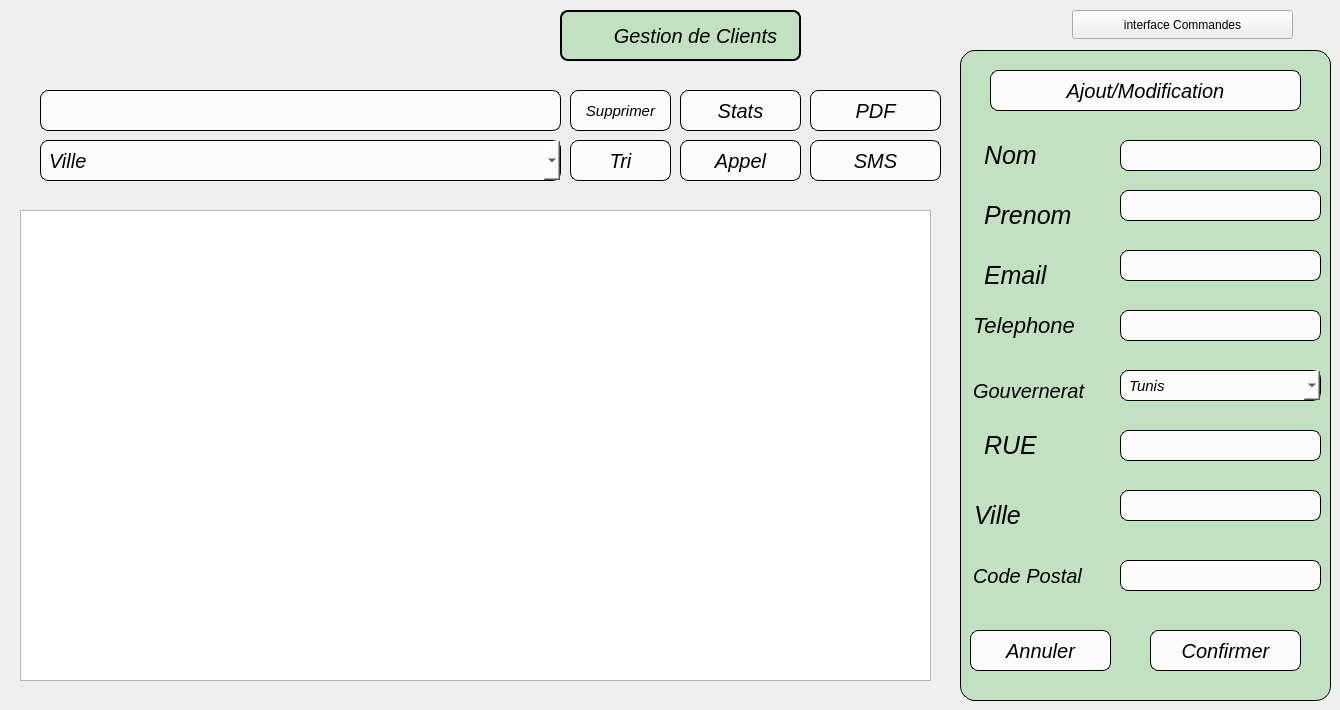
    <widget class="QWidget" name="pageclients">
     <widget class="QPushButton" name="pushButton_SMS">
      <property name="geometry">
       <rect>
        <x>810</x>
        <y>140</y>
        <width>131</width>
        <height>41</height>
       </rect>
      </property>
      <property name="styleSheet">
       <string notr="true">
    background-color: #FCFCFC;   /* Fond rose pastel */
    border: 1px solid black;    /* Contour noir */
    border-radius: 8px;         /* Coins légèrement arrondis */
    color: black;               /* Couleur du texte */
    font-size: 20px;            /* Taille du texte */
    font-family: &quot;Calibri&quot;;  /* Police artistique */
    font-style: italic;         /* Optionnel : style italique */
    padding: 8px;               /* Espacement interne */
</string>
      </property>
      <property name="text">
       <string>SMS</string>
      </property>
     </widget>
     <widget class="QPushButton" name="pushButton_Appel">
      <property name="geometry">
       <rect>
        <x>680</x>
        <y>140</y>
        <width>121</width>
        <height>41</height>
       </rect>
      </property>
      <property name="styleSheet">
       <string notr="true">
    background-color: #FCFCFC;   /* Fond rose pastel */
    border: 1px solid black;    /* Contour noir */
    border-radius: 8px;         /* Coins légèrement arrondis */
    color: black;               /* Couleur du texte */
    font-size: 20px;            /* Taille du texte */
    font-family:&quot;Calibri&quot;;  /* Police artistique */
    font-style: italic;         /* Optionnel : style italique */
    padding: 8px;               /* Espacement interne */
</string>
      </property>
      <property name="text">
       <string>Appel</string>
      </property>
     </widget>
     <widget class="QPushButton" name="pushButtonStat">
      <property name="geometry">
       <rect>
        <x>680</x>
        <y>90</y>
        <width>121</width>
        <height>41</height>
       </rect>
      </property>
      <property name="styleSheet">
       <string notr="true">
    background-color: #FCFCFC;   /* Fond rose pastel */
    border: 1px solid black;    /* Contour noir */
    border-radius: 8px;         /* Coins légèrement arrondis */
    color: black;               /* Couleur du texte */
    font-size: 20px;            /* Taille du texte */
    font-family: &quot;Calibri&quot;; 
    font-style: italic;         /* Optionnel : style italique */
    padding: 8px;               /* Espacement interne */
</string>
      </property>
      <property name="text">
       <string>Stats</string>
      </property>
     </widget>
     <widget class="QPushButton" name="tri">
      <property name="geometry">
       <rect>
        <x>570</x>
        <y>140</y>
        <width>101</width>
        <height>41</height>
       </rect>
      </property>
      <property name="styleSheet">
       <string notr="true">
    background-color: #FCFCFC;   /* Fond rose pastel */
    border: 1px solid black;    /* Contour noir */
    border-radius: 8px;         /* Coins légèrement arrondis */
    color: black;               /* Couleur du texte */
    font-size: 20px;            /* Taille du texte */
    font-family: &quot;Calibri&quot;;  /* Police artistique */
    font-style: italic;         /* Optionnel : style italique */
    padding: 8px;               /* Espacement interne */
</string>
      </property>
      <property name="text">
       <string>Tri</string>
      </property>
     </widget>
     <widget class="QPushButton" name="Supprimer">
      <property name="geometry">
       <rect>
        <x>570</x>
        <y>90</y>
        <width>101</width>
        <height>41</height>
       </rect>
      </property>
      <property name="styleSheet">
       <string notr="true">
    background-color: #FCFCFC;   /* Fond rose pastel */
    border: 1px solid black;    /* Contour noir */
    border-radius: 8px;         /* Coins légèrement arrondis */
    color: black;               /* Couleur du texte */
    font-size: 15px;            /* Taille du texte */
    font-family: &quot;Calibri&quot;;  /* Police artistique */
    font-style: italic;         /* Optionnel : style italique */
    padding: 8px;               /* Espacement interne */
</string>
      </property>
      <property name="text">
       <string>Supprimer</string>
      </property>
     </widget>
     <widget class="QPushButton" name="Annuler">
      <property name="geometry">
       <rect>
        <x>970</x>
        <y>630</y>
        <width>141</width>
        <height>41</height>
       </rect>
      </property>
      <property name="styleSheet">
       <string notr="true">
    background-color: #FCFCFC;   /* Fond rose pastel */
    border: 1px solid black;    /* Contour noir */
    border-radius: 8px;         /* Coins légèrement arrondis */
    color: black;               /* Couleur du texte */
    font-size: 20px;            /* Taille du texte */
    font-family: &quot;Calibri&quot;;  /* Police artistique */
    font-style: italic;         /* Optionnel : style italique */
    padding: 8px;               /* Espacement interne */
</string>
      </property>
      <property name="text">
       <string>Annuler</string>
      </property>
     </widget>
     <widget class="QLabel" name="label_5">
      <property name="geometry">
       <rect>
        <x>560</x>
        <y>10</y>
        <width>241</width>
        <height>51</height>
       </rect>
      </property>
      <property name="styleSheet">
       <string notr="true">QLabel {
background-color: rgb(193, 225, 193);
    border: 2px solid black;    /* Contour noir */
    border-radius: 8px;         /* Coins légèrement arrondis */
    color: black;               /* Couleur du texte */
    font-size: 20px;            /* Taille du texte */
    font-family: &quot;Calibri&quot;;  /* Police artistique */
    font-style: italic;         /* Optionnel : style italique */
    padding: 8px;               /* Espacement interne */
}</string>
      </property>
      <property name="text">
       <string>       Gestion de Clients</string>
      </property>
     </widget>
     <widget class="QPushButton" name="pushButton_22">
      <property name="geometry">
       <rect>
        <x>990</x>
        <y>70</y>
        <width>311</width>
        <height>41</height>
       </rect>
      </property>
      <property name="styleSheet">
       <string notr="true">
    background-color: #FCFCFC;   /* Fond rose pastel */
    border: 1px solid black;    /* Contour noir */
    border-radius: 8px;         /* Coins légèrement arrondis */
    color: black;               /* Couleur du texte */
    font-size: 20px;            /* Taille du texte */
    font-family: &quot;Calibri&quot;;  /* Police artistique */
    font-style: italic;         /* Optionnel : style italique */
    padding: 8px;               /* Espacement interne */
</string>
      </property>
      <property name="text">
       <string>Ajout/Modification</string>
      </property>
     </widget>
     <widget class="QComboBox" name="comboBox_2">
      <property name="geometry">
       <rect>
        <x>40</x>
        <y>140</y>
        <width>521</width>
        <height>41</height>
       </rect>
      </property>
      <property name="styleSheet">
       <string notr="true">
    background-color: #FCFCFC;   /* Fond rose pastel */
    border: 1px solid black;    /* Contour noir */
    border-radius: 8px;         /* Coins légèrement arrondis */
    color: black;               /* Couleur du texte */
    font-size: 20px;            /* Taille du texte */
    font-family: &quot;Calibri&quot;;  /* Police artistique */
    font-style: italic;         /* Optionnel : style italique */
    padding: 8px;               /* Espacement interne */
</string>
      </property>
      <item>
       <property name="text">
        <string>Ville </string>
       </property>
      </item>
      <item>
       <property name="text">
        <string>Gouvernerat </string>
       </property>
      </item>
      <item>
       <property name="text">
        <string>Code postal</string>
       </property>
      </item>
     </widget>
     <widget class="QPushButton" name="pushButtonPDF">
      <property name="geometry">
       <rect>
        <x>810</x>
        <y>90</y>
        <width>131</width>
        <height>41</height>
       </rect>
      </property>
      <property name="styleSheet">
       <string notr="true">
    background-color: #FCFCFC;   /* Fond rose pastel */
    border: 1px solid black;    /* Contour noir */
    border-radius: 8px;         /* Coins légèrement arrondis */
    color: black;               /* Couleur du texte */
    font-size: 20px;            /* Taille du texte */
    font-family: &quot;Calibri&quot; ;
    font-style: italic;         /* Optionnel : style italique */
    padding: 8px;               /* Espacement interne */
</string>
      </property>
      <property name="text">
       <string>PDF</string>
      </property>
     </widget>
     <widget class="QTableView" name="tableView_2">
      <property name="geometry">
       <rect>
        <x>20</x>
        <y>210</y>
        <width>911</width>
        <height>471</height>
       </rect>
      </property>
     </widget>
     <widget class="QPushButton" name="Confirmer">
      <property name="geometry">
       <rect>
        <x>1150</x>
        <y>630</y>
        <width>151</width>
        <height>41</height>
       </rect>
      </property>
      <property name="styleSheet">
       <string notr="true">
    background-color: #FCFCFC;   /* Fond rose pastel */
    border: 1px solid black;    /* Contour noir */
    border-radius: 8px;         /* Coins légèrement arrondis */
    color: black;               /* Couleur du texte */
    font-size: 20px;            /* Taille du texte */
    font-family:&quot;Calibri&quot;;  /* Police artistique */
    font-style: italic;         /* Optionnel : style italique */
    padding: 8px;               /* Espacement interne */
</string>
      </property>
      <property name="text">
       <string>Confirmer</string>
      </property>
     </widget>
     <widget class="QLabel" name="label_7">
      <property name="geometry">
       <rect>
        <x>960</x>
        <y>50</y>
        <width>371</width>
        <height>651</height>
       </rect>
      </property>
      <property name="styleSheet">
       <string notr="true">background-color: rgb(193, 225, 193);
    border: 1px solid black;    /* Contour noir */
    border-radius: 15px;        /* Coins arrondis */
    color: black;               /* Couleur du texte */
    font-size: 16px;            /* Taille du texte */
    padding: 5px;               /* Espacement interne */</string>
      </property>
      <property name="text">
       <string/>
      </property>
     </widget>
     <widget class="QLineEdit" name="lineEditNom">
      <property name="geometry">
       <rect>
        <x>1120</x>
        <y>140</y>
        <width>201</width>
        <height>31</height>
       </rect>
      </property>
      <property name="styleSheet">
       <string notr="true">
    background-color: #FCFCFC;   /* Fond rose pastel */
    border: 1px solid black;    /* Contour noir */
    border-radius: 8px;         /* Coins légèrement arrondis */
    color: black;               /* Couleur du texte */
    font-size: 15px;            /* Taille du texte */
    font-family: &quot;Calibri&quot;;  /* Police artistique */
    font-style: italic;         /* Optionnel : style italique */
    padding: 8px;               /* Espacement interne */
</string>
      </property>
     </widget>
     <widget class="QLineEdit" name="lineEditPrenom">
      <property name="geometry">
       <rect>
        <x>1120</x>
        <y>190</y>
        <width>201</width>
        <height>31</height>
       </rect>
      </property>
      <property name="styleSheet">
       <string notr="true">
    background-color: #FCFCFC;   /* Fond rose pastel */
    border: 1px solid black;    /* Contour noir */
    border-radius: 8px;         /* Coins légèrement arrondis */
    color: black;               /* Couleur du texte */
    font-size: 15px;            /* Taille du texte */
    font-family: &quot;Calibri&quot;;  /* Police artistique */
    font-style: italic;         /* Optionnel : style italique */
    padding: 8px;               /* Espacement interne */
</string>
      </property>
     </widget>
     <widget class="QLineEdit" name="lineEditEmail">
      <property name="geometry">
       <rect>
        <x>1120</x>
        <y>250</y>
        <width>201</width>
        <height>31</height>
       </rect>
      </property>
      <property name="styleSheet">
       <string notr="true">
    background-color: #FCFCFC;   /* Fond rose pastel */
    border: 1px solid black;    /* Contour noir */
    border-radius: 8px;         /* Coins légèrement arrondis */
    color: black;               /* Couleur du texte */
    font-size: 15px;            /* Taille du texte */
    font-family: &quot;Calibri&quot;;  /* Police artistique */
    font-style: italic;         /* Optionnel : style italique */
    padding: 8px;               /* Espacement interne */
</string>
      </property>
     </widget>
     <widget class="QLineEdit" name="lineEditTelephone">
      <property name="geometry">
       <rect>
        <x>1120</x>
        <y>310</y>
        <width>201</width>
        <height>31</height>
       </rect>
      </property>
      <property name="styleSheet">
       <string notr="true">
    background-color: #FCFCFC;   /* Fond rose pastel */
    border: 1px solid black;    /* Contour noir */
    border-radius: 8px;         /* Coins légèrement arrondis */
    color: black;               /* Couleur du texte */
    font-size: 15px;            /* Taille du texte */
    font-family: &quot;Calibri&quot;;  /* Police artistique */
    font-style: italic;         /* Optionnel : style italique */
    padding: 8px;               /* Espacement interne */
</string>
      </property>
     </widget>
     <widget class="QLineEdit" name="lineEditRue">
      <property name="geometry">
       <rect>
        <x>1120</x>
        <y>430</y>
        <width>201</width>
        <height>31</height>
       </rect>
      </property>
      <property name="styleSheet">
       <string notr="true">
    background-color: #FCFCFC;   /* Fond rose pastel */
    border: 1px solid black;    /* Contour noir */
    border-radius: 8px;         /* Coins légèrement arrondis */
    color: black;               /* Couleur du texte */
    font-size: 15px;            /* Taille du texte */
    font-family: &quot;Calibri&quot;;  /* Police artistique */
    font-style: italic;         /* Optionnel : style italique */
    padding: 8px;               /* Espacement interne */
</string>
      </property>
     </widget>
     <widget class="QLineEdit" name="lineEditVille">
      <property name="geometry">
       <rect>
        <x>1120</x>
        <y>490</y>
        <width>201</width>
        <height>31</height>
       </rect>
      </property>
      <property name="styleSheet">
       <string notr="true">
    background-color: #FCFCFC;   /* Fond rose pastel */
    border: 1px solid black;    /* Contour noir */
    border-radius: 8px;         /* Coins légèrement arrondis */
    color: black;               /* Couleur du texte */
    font-size: 15px;            /* Taille du texte */
    font-family:&quot;Calibri&quot;;  /* Police artistique */
    font-style: italic;         /* Optionnel : style italique */
    padding: 8px;               /* Espacement interne */
</string>
      </property>
     </widget>
     <widget class="QLineEdit" name="lineEditCode">
      <property name="geometry">
       <rect>
        <x>1120</x>
        <y>560</y>
        <width>201</width>
        <height>31</height>
       </rect>
      </property>
      <property name="styleSheet">
       <string notr="true">
    background-color: #FCFCFC;   /* Fond rose pastel */
    border: 1px solid black;    /* Contour noir */
    border-radius: 8px;         /* Coins légèrement arrondis */
    color: black;               /* Couleur du texte */
    font-size: 15px;            /* Taille du texte */
    font-family: &quot;Calibri&quot;;  /* Police artistique */
    font-style: italic;         /* Optionnel : style italique */
    padding: 8px;               /* Espacement interne */
</string>
      </property>
     </widget>
     <widget class="QLabel" name="label_8">
      <property name="geometry">
       <rect>
        <x>970</x>
        <y>130</y>
        <width>151</width>
        <height>51</height>
       </rect>
      </property>
      <property name="styleSheet">
       <string notr="true">    background-color: transparent;    /* Pas de fond */
    border: none;                     /* Pas de contour */
    color: black;                     /* Couleur du texte */
    font-size: 25px;                  /* Taille du texte */
    font-family: &quot;Calibri&quot;;/* Police artistique */
    font-style: italic;               /* Italique */
    padding: 8px;                     /* Espacement interne */</string>
      </property>
      <property name="text">
       <string>Nom</string>
      </property>
     </widget>
     <widget class="QLabel" name="label_9">
      <property name="geometry">
       <rect>
        <x>970</x>
        <y>190</y>
        <width>151</width>
        <height>51</height>
       </rect>
      </property>
      <property name="styleSheet">
       <string notr="true">    background-color: transparent;    /* Pas de fond */
    border: none;                     /* Pas de contour */
    color: black;                     /* Couleur du texte */
    font-size: 25px;                  /* Taille du texte */
    font-family: &quot;Calibri&quot;;/* Police artistique */
    font-style: italic;               /* Italique */
    padding: 8px;                     /* Espacement interne */</string>
      </property>
      <property name="text">
       <string>Prenom</string>
      </property>
     </widget>
     <widget class="QLabel" name="label_10">
      <property name="geometry">
       <rect>
        <x>970</x>
        <y>250</y>
        <width>151</width>
        <height>51</height>
       </rect>
      </property>
      <property name="styleSheet">
       <string notr="true">    background-color: transparent;    /* Pas de fond */
    border: none;                     /* Pas de contour */
    color: black;                     /* Couleur du texte */
    font-size: 25px;                  /* Taille du texte */
    font-family: &quot;Calibri&quot;;/* Police artistique */
    font-style: italic;               /* Italique */
    padding: 8px;                     /* Espacement interne */</string>
      </property>
      <property name="text">
       <string>Email</string>
      </property>
     </widget>
     <widget class="QLabel" name="label_11">
      <property name="geometry">
       <rect>
        <x>960</x>
        <y>300</y>
        <width>181</width>
        <height>51</height>
       </rect>
      </property>
      <property name="styleSheet">
       <string notr="true">    background-color: transparent;    /* Pas de fond */
    border: none;                     /* Pas de contour */
    color: black;                     /* Couleur du texte */
    font-size: 22px;                  /* Taille du texte */
    font-family:&quot;Calibri&quot;;/* Police artistique */
    font-style: italic;               /* Italique */
    padding: 8px;                     /* Espacement interne */</string>
      </property>
      <property name="text">
       <string>Telephone </string>
      </property>
     </widget>
     <widget class="QLabel" name="label_13">
      <property name="geometry">
       <rect>
        <x>970</x>
        <y>420</y>
        <width>151</width>
        <height>51</height>
       </rect>
      </property>
      <property name="styleSheet">
       <string notr="true">    background-color: transparent;    /* Pas de fond */
    border: none;                     /* Pas de contour */
    color: black;                     /* Couleur du texte */
    font-size: 25px;                  /* Taille du texte */
    font-family: &quot;Calibri&quot;;/* Police artistique */
    font-style: italic;               /* Italique */
    padding: 8px;                     /* Espacement interne */</string>
      </property>
      <property name="text">
       <string>RUE</string>
      </property>
     </widget>
     <widget class="QLabel" name="label_14">
      <property name="geometry">
       <rect>
        <x>960</x>
        <y>490</y>
        <width>151</width>
        <height>51</height>
       </rect>
      </property>
      <property name="styleSheet">
       <string notr="true">    background-color: transparent;    /* Pas de fond */
    border: none;                     /* Pas de contour */
    color: black;                     /* Couleur du texte */
    font-size: 25px;                  /* Taille du texte */
    font-family: &quot;Calibri&quot;;/* Police artistique */
    font-style: italic;               /* Italique */
    padding: 8px;                     /* Espacement interne */</string>
      </property>
      <property name="text">
       <string>Ville</string>
      </property>
     </widget>
     <widget class="QLabel" name="label_15">
      <property name="geometry">
       <rect>
        <x>960</x>
        <y>550</y>
        <width>201</width>
        <height>51</height>
       </rect>
      </property>
      <property name="styleSheet">
       <string notr="true">    background-color: transparent;    /* Pas de fond */
    border: none;                     /* Pas de contour */
    color: black;                     /* Couleur du texte */
    font-size: 20px;                  /* Taille du texte */
    font-family: &quot;Calibri&quot;;/* Police artistique */
    font-style: italic;               /* Italique */
    padding: 8px;                     /* Espacement interne */</string>
      </property>
      <property name="text">
       <string>Code Postal</string>
      </property>
     </widget>
     <widget class="QLabel" name="label_16">
      <property name="geometry">
       <rect>
        <x>960</x>
        <y>360</y>
        <width>181</width>
        <height>61</height>
       </rect>
      </property>
      <property name="styleSheet">
       <string notr="true">    background-color: transparent;    /* Pas de fond */
    border: none;                     /* Pas de contour */
    color: black;                     /* Couleur du texte */
    font-size: 20px;                  /* Taille du texte */
    font-family: &quot;Calibri&quot;;/* Police artistique */
    font-style: italic;               /* Italique */
    padding: 8px;                     /* Espacement interne */</string>
      </property>
      <property name="text">
       <string>Gouvernerat</string>
      </property>
     </widget>
     <widget class="QComboBox" name="comboBoxGouvernerat">
      <property name="geometry">
       <rect>
        <x>1120</x>
        <y>370</y>
        <width>201</width>
        <height>31</height>
       </rect>
      </property>
      <property name="styleSheet">
       <string notr="true">
    background-color: #FCFCFC;   /* Fond rose pastel */
    border: 1px solid black;    /* Contour noir */
    border-radius: 8px;         /* Coins légèrement arrondis */
    color: black;               /* Couleur du texte */
    font-size: 15px;            /* Taille du texte */
    font-family:&quot;Calibri&quot;;  /* Police artistique */
    font-style: italic;         /* Optionnel : style italique */
    padding: 8px;               /* Espacement interne */
</string>
      </property>
      <item>
       <property name="text">
        <string>Tunis</string>
       </property>
      </item>
      <item>
       <property name="text">
        <string>Ariana</string>
       </property>
      </item>
      <item>
       <property name="text">
        <string>Ben Arous</string>
       </property>
      </item>
      <item>
       <property name="text">
        <string>Bizerte</string>
       </property>
      </item>
      <item>
       <property name="text">
        <string>Mahdia</string>
       </property>
      </item>
      <item>
       <property name="text">
        <string>Monastir</string>
       </property>
      </item>
     </widget>
     <widget class="QLineEdit" name="lineEditRecherche">
      <property name="geometry">
       <rect>
        <x>40</x>
        <y>90</y>
        <width>521</width>
        <height>41</height>
       </rect>
      </property>
      <property name="styleSheet">
       <string notr="true">
    background-color: #FCFCFC;   /* Fond rose pastel */
    border: 1px solid black;    /* Contour noir */
    border-radius: 8px;         /* Coins légèrement arrondis */
    color: black;               /* Couleur du texte */
    font-size: 15px;            /* Taille du texte */
    padding: 8px;               /* Espacement interne */
</string>
      </property>
     </widget>
     <widget class="QPushButton" name="pushButtonCommandes">
      <property name="geometry">
       <rect>
        <x>1072</x>
        <y>10</y>
        <width>221</width>
        <height>29</height>
       </rect>
      </property>
      <property name="text">
       <string>interface Commandes</string>
      </property>
     </widget>
     <zorder>label_7</zorder>
     <zorder>pushButton_SMS</zorder>
     <zorder>pushButton_Appel</zorder>
     <zorder>pushButtonStat</zorder>
     <zorder>tri</zorder>
     <zorder>Supprimer</zorder>
     <zorder>Annuler</zorder>
     <zorder>label_5</zorder>
     <zorder>pushButton_22</zorder>
     <zorder>comboBox_2</zorder>
     <zorder>pushButtonPDF</zorder>
     <zorder>tableView_2</zorder>
     <zorder>Confirmer</zorder>
     <zorder>lineEditNom</zorder>
     <zorder>lineEditPrenom</zorder>
     <zorder>lineEditEmail</zorder>
     <zorder>lineEditTelephone</zorder>
     <zorder>lineEditRue</zorder>
     <zorder>lineEditVille</zorder>
     <zorder>lineEditCode</zorder>
     <zorder>label_8</zorder>
     <zorder>label_9</zorder>
     <zorder>label_10</zorder>
     <zorder>label_11</zorder>
     <zorder>label_13</zorder>
     <zorder>label_14</zorder>
     <zorder>label_15</zorder>
     <zorder>label_16</zorder>
     <zorder>comboBoxGouvernerat</zorder>
     <zorder>lineEditRecherche</zorder>
     <zorder>pushButtonCommandes</zorder>
    </widget>
